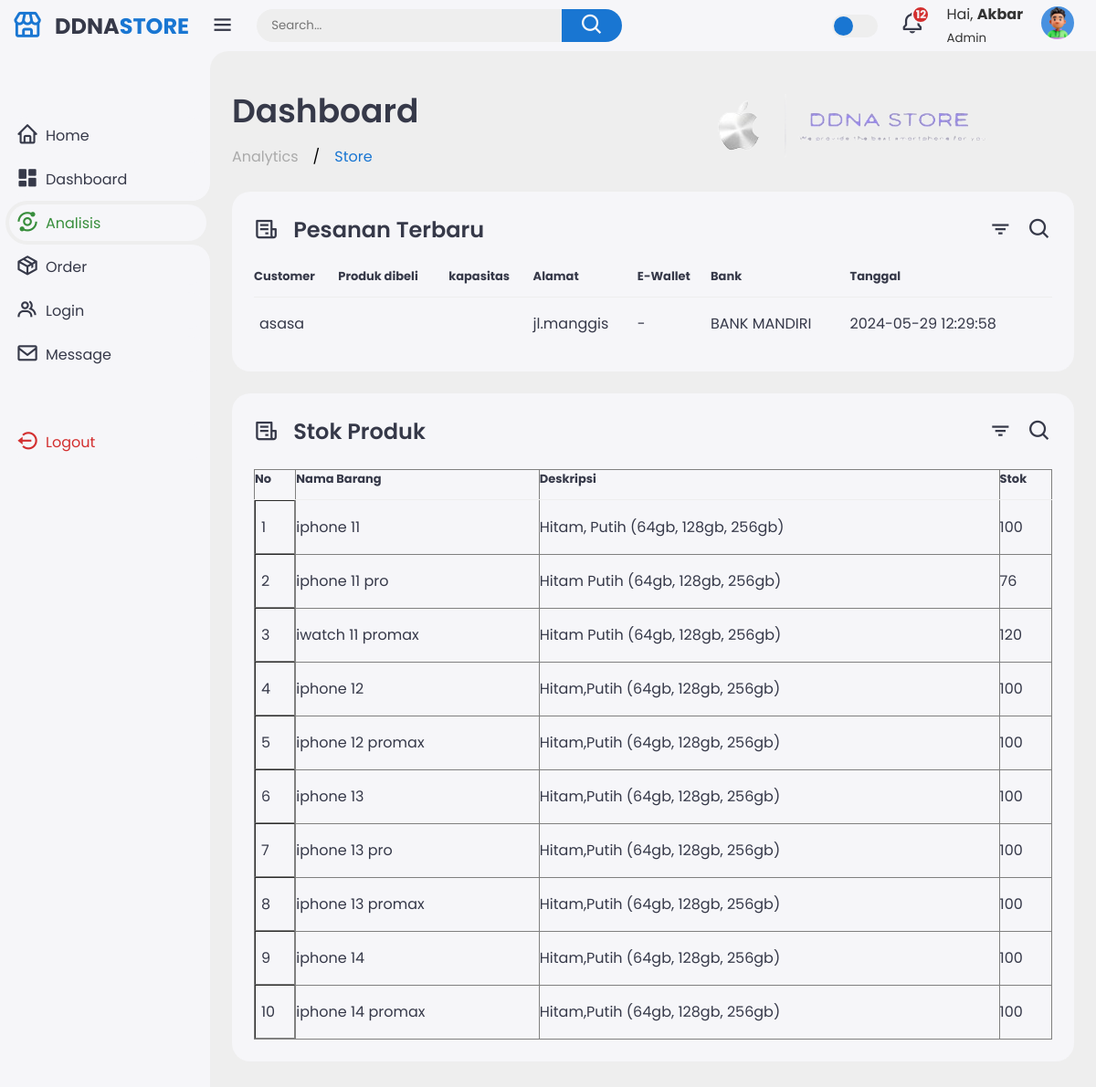
Screenshot of /admin/dashboard.php with the database file from the repository.
### tables this page shows
CREATE TABLE `orders` (
  `ID` int(11) NOT NULL,
  `nama` varchar(255) NOT NULL,
  `email` varchar(255) NOT NULL,
  `produk` varchar(255) NOT NULL,
  `alamat` text NOT NULL,
  `ewallet` varchar(255) NOT NULL,
  `bank` varchar(255) NOT NULL,
  `tanggal` timestamp NOT NULL DEFAULT current_timestamp()
);

CREATE TABLE `barang` (
  `id` int(11) NOT NULL,
  `nama_barang` varchar(255) NOT NULL,
  `deskripsi` text DEFAULT NULL,
  `stok` int(11) NOT NULL
);

### admin/dashboard.php (the view, shortened to what this page needs)
<?php
$mysqli = new mysqli("localhost", "root", "", "co");
$sql = "SELECT * FROM orders";
$result = $mysqli->query($sql);
?>
<!DOCTYPE html>
<html lang="en">
  <head>
    <link
      href="https://unpkg.com/boxicons@2.1.4/css/boxicons.min.css"
      rel="stylesheet"
    />
    <link rel="stylesheet" href="dashboard.css" />
  </head>
  <body>
     <div class="sidebar">
      <a href="#" class="logo">
        <i class="bx bx-store"></i>
        <div class="logo-name"><span>DDNA</span>STORE</div>
      </a>
      <ul class="side-menu">
        <li>
          <a href="index.php"><i class='bx bx-home'></i>Home</a>
        </li>
        <li>
          <a href="dashboard.php"><i class="bx bxs-dashboard"></i>Dashboard</a>
        </li>
        <li class="active">
          <a href="#analisis"><i class="bx bx-analyse"></i>Analisis</a>
        </li>
        <li>
          <a href="orders.php"><i class='bx bx-package'></i>Order</a>
        </li>
        <li>
          <a href="login.php"><i class="bx bx-group"></i>Login</a>
        </li>
        <li>
          <a href="contacts.php"><i class='bx bx-envelope'></i>Message</a>
        </li>
      </ul>
      <ul class="side-menu">
        <li>
          <a href="logout.php" class="logout">
            <i class="bx bx-log-out-circle"></i>
            Logout
          </a>
        </li>
      </ul>
    </div>
    <div class="content">
      <nav>
        <i class="bx bx-menu"></i>
        <form action="#">
          <div class="form-input">
            <input type="search" placeholder="Search..." />
            <button class="search-btn" type="submit">
              <i class="bx bx-search"></i>
            </button>
          </div>
        </form>
        <label for="theme-toggle" class="theme-toggle"></label>
        <a href="#" class="notif">
          <i class="bx bx-bell"></i>
          <span class="count">12</span>
        </a>
        <div class="profile">
           <div class="info">
              <p>Hai, <b>Akbar</b></p>
                <small class="text-muted">Admin</small>
            </div>
            <div class="profile-photo">
                <img src="images/profil 3.jpg">
            </div>
        </div>
      </nav>
      <main>
        <div class="header">
          <div class="left">
            <h1>Dashboard</h1>
            <ul class="breadcrumb">
              <li><a href="#"> Analytics </a></li>
              /
              <li><a href="#" class="active">Store</a></li>
            </ul>
          </div>
          <a href="#" class="report1">
            <img src="images/DDNA_STORE.png" alt="">
          </a>
        </div>
        <div class="bottom-data" id="pesanan">
            <div class="orders">
                <div class="header">
                    <i class="bx bx-receipt"></i>
                    <h3>Pesanan Terbaru</h3>
                    <i class="bx bx-filter"></i>
                    <i class="bx bx-search"></i>
                </div>
                <table>
                    <thead>
                        <tr>
                            <th>Customer</th>
                            <th>Produk dibeli</th>
                            <th>kapasitas</th>
                            <th>Alamat</th>
                            <th>E-Wallet</th>
                            <th>Bank</th>
                            <th>Tanggal</th>
                        </tr>
                    </thead>
                    <tbody>
                        <?php
                        while ($row = $result->fetch_assoc()) {
                            echo "<tr>";
                            echo "<td>" . htmlspecialchars($row['nama']) . "</td>";
                            echo "<td>" . htmlspecialchars($row['produk']) . "</td>";
                            echo "<td>" . htmlspecialchars($row['kapasitas']) . "</td>";
                            echo "<td>" . htmlspecialchars($row['alamat']) . "</td>";
                            echo "<td>" . htmlspecialchars($row['ewallet']) . "</td>";
                            echo "<td>" . htmlspecialchars($row['bank']) . "</td>";
                            echo "<td>" . htmlspecialchars($row['tanggal']) . "</td>";
                            echo "</tr>";
                        }
                        ?>
                    </tbody>
                </table>
            </div>
        </div>
        <div class="bottom-data" id="produk">
                <div class="orders">
                    <div class="header">
                        <i class="bx bx-receipt"></i>
                        <h3>Stok Produk</h3>
                        <i class="bx bx-filter"></i>
                        <i class="bx bx-search"></i>
                    </div>
                    <table border="1">
                        <tr>
                            <th>No</th>
                            <th>Nama Barang</th>
                            <th>Deskripsi</th>
                            <th>Stok</th>
                        </tr>
                        <?php
                        include 'koneksi.php';
                        $sql = "SELECT * FROM barang";
                        $result = $conn->query($sql);
                        if ($result->num_rows > 0) {
                            $no = 1;
                            while($row = $result->fetch_assoc()) {
                                ?>
                                <tr>
                                    <td><?php echo $no++; ?></td>
                                    <td><?php echo htmlspecialchars($row['nama_barang']); ?></td>
                                    <td><?php echo htmlspecialchars($row['deskripsi']); ?></td>
                                    <td><?php echo htmlspecialchars($row['stok']); ?></td>
                                </tr>
                                <?php
                            }
                        } else {
                            ?>
                            <tr>
                                <td colspan="4">Tidak ada data stok barang.</td>
                            </tr>
                            <?php
                        }
                        ?>
                    </table>
                </div>
            </div>
            </main>
  </body>
</html>

### admin/dashboard.php (style rules this page uses)
.profile { display: flex; align-items: center; }
.profile .info { margin-right: 10px; }
.profile-photo img { width: 40px; height: 40px; border-radius: 50%; }
nav .profile { display: flex; align-items: center; gap: 10px; }
.profile .info p, .profile .info small { color: #333; }

### rows the page displays
orders: nama "asasa", alamat "jl.manggis", ewallet "-", bank "BANK MANDIRI", tanggal "2024-05-29 12:29:58"
barang: nama_barang "iphone 11", deskripsi "Hitam, Putih (64gb, 128gb, 256gb)", stok "100"
barang: nama_barang "iphone 11 pro", deskripsi "Hitam Putih (64gb, 128gb, 256gb)", stok "76"
barang: nama_barang "iwatch 11 promax", deskripsi "Hitam Putih (64gb, 128gb, 256gb)", stok "120"
barang: nama_barang "iphone 12", deskripsi "Hitam,Putih (64gb, 128gb, 256gb)", stok "100"
barang: nama_barang "iphone 12 promax", deskripsi "Hitam,Putih (64gb, 128gb, 256gb)", stok "100"
barang: nama_barang "iphone 13", deskripsi "Hitam,Putih (64gb, 128gb, 256gb)", stok "100"
barang: nama_barang "iphone 13 pro", deskripsi "Hitam,Putih (64gb, 128gb, 256gb)", stok "100"
barang: nama_barang "iphone 13 promax", deskripsi "Hitam,Putih (64gb, 128gb, 256gb)", stok "100"
barang: nama_barang "iphone 14", deskripsi "Hitam,Putih (64gb, 128gb, 256gb)", stok "100"
barang: nama_barang "iphone 14 promax", deskripsi "Hitam,Putih (64gb, 128gb, 256gb)", stok "100"
